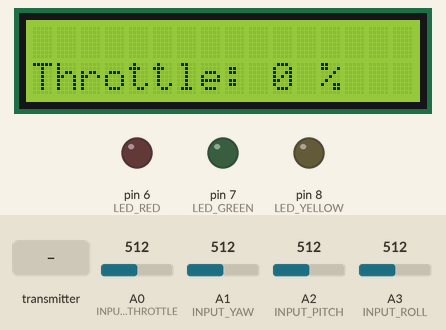
A sketch run on a simulated Arduino Uno, built with avr-gcc and run on an emulated ATmega328P. On the bench: 16×2 character LCD, output pins drawn as LEDs (lit = HIGH). The inputs (shaded band) are chosen by the test bench; at power-on: A0 (INPUT_THROTTLE) = 512, A1 (INPUT_YAW) = 512, A2 (INPUT_PITCH) = 512, A3 (INPUT_ROLL) = 512. No radio packets arrive unless stated.

Above: at 2.2 s.
2.3 s: the transmitter starts sending battery = 0
At 2.8 s:
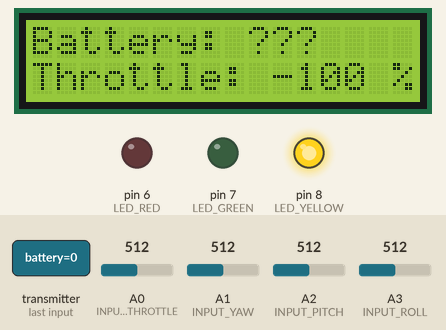
3.8 s: the transmitter starts sending battery = 25
At 4.9 s:
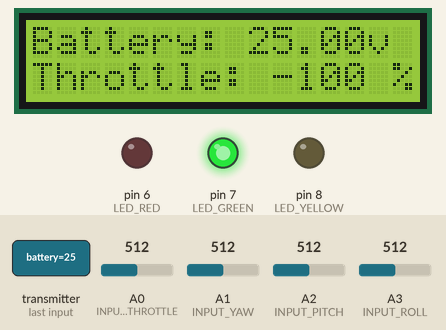
5.3 s: A0 (INPUT_THROTTLE) set to 716
At 5.51 s:
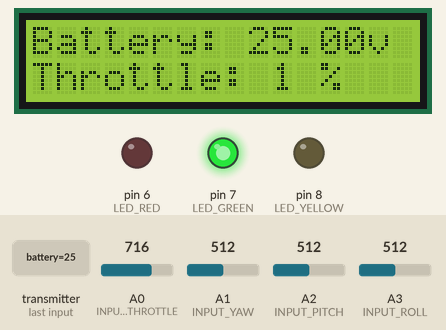
6.8 s: A0 (INPUT_THROTTLE) set to 480
At 6.88 s:
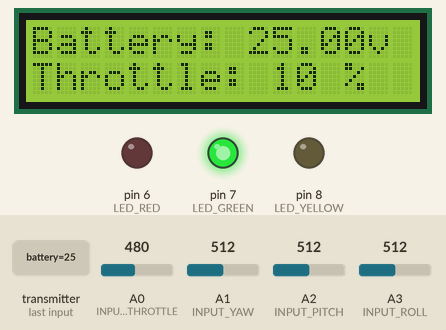
9.8 s: A0 (INPUT_THROTTLE) set to 992
At 10.13 s:
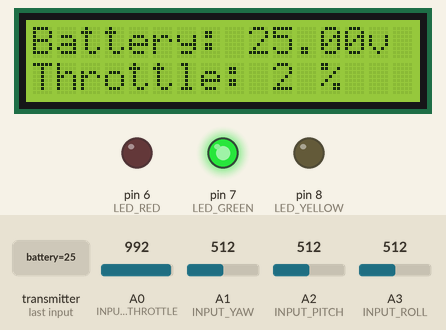
Timing chart, 0 to 12.8 s (numbered marks = the images above; inputs shaded):
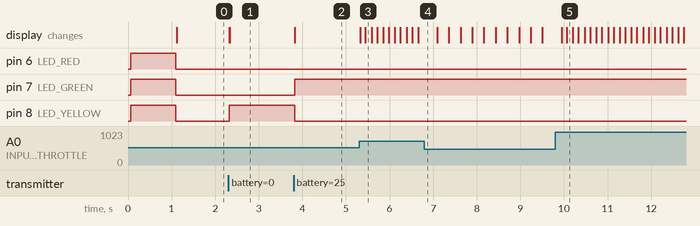

The sketch:

Controller.ino
```cpp
#include <Wire.h>
#include <LiquidCrystal_I2C.h>
#include <SPI.h>
#include <nRF24L01.h>
#include <RF24.h>

// Structs containing radio message structure for both instructions and feedback.
struct instruction {
  int throttle = 1000;
  int yaw = 0;
  int pitch = 0;
  int roll = 0;
} data;

struct drone_feedback {
  float battery = 0.0;
  int  throttle = 0;
} feedback;

#define LED_RED    6
#define LED_YELLOW 8
#define LED_GREEN  7

#define INPUT_THROTTLE A0
#define INPUT_YAW A1
#define INPUT_ROLL A3
#define INPUT_PITCH A2

RF24 radio(9, 10);
LiquidCrystal_I2C lcd(0x27, 16, 2);

// Unique transmitting pipe ids
const uint64_t pipeOut = 0xE8E8F0F0E1LL;
const uint64_t pipeIn  = 0xE7E8F0F0E1LL;

unsigned long currentTime = 0;
bool firstPackageRecieved = false;

// Set controller limits
int pitchLimit = 20; // +- Degress
int rollLimit = 20; // +- Degress
int yawLimit = 180; // +- Degress

/**
   Setup configuration
*/
void setup() {
  // Initialize I2C
  Wire.begin();

  // Initialize LCD display
  lcd.begin();
  lcd.clear();

  // Setup ledpins
  pinMode(LED_RED, OUTPUT);
  pinMode(LED_YELLOW, OUTPUT);
  pinMode(LED_GREEN, OUTPUT);

  // Turn all leds on
  digitalWrite(LED_RED, HIGH);
  digitalWrite(LED_YELLOW, HIGH);
  digitalWrite(LED_GREEN, HIGH);

  lcd.print("Initializing!");
  lcd.setCursor(0,1);

  // Initialize radio communikation (nRF24L01+)
  radio.begin();
  radio.setPALevel(RF24_PA_MAX);
  radio.setAutoAck(false);
  radio.setDataRate(RF24_250KBPS);
  radio.setChannel(108);
  radio.openWritingPipe(pipeOut);
  radio.openReadingPipe(1, pipeIn);
  radio.startListening();

  // Initialized
  lcd.clear();
  lcd.print("Ready!");
  delay(1000);
  lcd.clear();

  // Turn leds off for now.
  digitalWrite(LED_RED, LOW);
  digitalWrite(LED_YELLOW, LOW);
  digitalWrite(LED_GREEN, LOW);
}

/**
   Main program loop
*/
void loop() {
  // Keep track of time
  currentTime = millis();

  // Read user inputs
  readControllerValues();

  // Send instructions to drone
  sendInstructions();

  // Recieve feedback from drone
  checkForDroneFeedback();
}

/**
   Read joystik values and converts them into values that the drone
   understands. Then stores them in the instruction package.

   @return void
*/
void readControllerValues()
{
  int input_yaw   = analogRead(INPUT_YAW);
  int input_pitch = analogRead(INPUT_PITCH);
  int input_roll  = analogRead(INPUT_ROLL);

  data.yaw   = map(input_yaw,   0, 1023,  yawLimit,   -yawLimit);
  data.roll  = map(input_roll, 0, 1023,   rollLimit,  -rollLimit);
  data.pitch = map(input_pitch,  0, 1023, pitchLimit, -pitchLimit);

  if (input_yaw < 530 && input_yaw > 490) {
    data.yaw = 0;
  }

  if (input_roll < 530 && input_roll > 490) {
    data.roll = 0;
  }

  if (input_pitch < 530 && input_pitch > 490) {
    data.pitch = 0;
  }

  int throttle = map(analogRead(INPUT_THROTTLE), 0, 1023, -1000, 1000);
  int throttle_out = 1000;

  if (throttle > 10 || throttle < -10) {

    // Positive throttle
    if (throttle > 10 && throttle < 300) {
      throttle_out = (data.throttle + 1);
    } else if (throttle >= 300 && throttle < 600) {
      throttle_out = (data.throttle + 2);
    } else if (throttle >= 600 && throttle < 1000) {
      throttle_out = (data.throttle + 2);
    } else if (throttle == 1000) {
      throttle_out = (data.throttle + 5);
    }

    // Negative throttle
    if (throttle < -10 && throttle > -300) {
      throttle_out = (data.throttle - 1);
    } else if (throttle <= -300 && throttle > -600) {
      throttle_out = (data.throttle - 2);
    } else if (throttle <= -600 && throttle > -1000) {
      throttle_out = (data.throttle - 2);
    } else if (throttle == -1000) {
      throttle_out = (data.throttle - 5);
    }

    // Check for out of range values.
    if (throttle_out > 2000) {
      throttle_out = 2000;
    } else if (throttle_out < 1000) {
      throttle_out = 1000;
    }

    data.throttle = throttle_out;
  }

  // Write out current throttle level to display
  if (data.throttle < 1100) {
    writeDisply("", "Throttle: " + String(map(data.throttle, 1000, 2000, 0, 100)) + " %   ");
  } else if (data.throttle >= 1100 && data.throttle < 2000) {
    writeDisply("", "Throttle: " + String(map(data.throttle, 1000, 2000, 0, 100)) + " %  ");
  } else {
    writeDisply("", "Throttle: " + String(map(data.throttle, 1000, 2000, 0, 100)) + " % ");
  }
}

/**
   Send instruction package to drone.

   @return void
*/
void sendInstructions()
{
  if (firstPackageRecieved) {
    radio.stopListening();
    radio.write(&data, sizeof(data));
    radio.startListening();
  }
}

/**
   Checks if there are any feedback from the drone, and set it in the feedback object.

   @return void
*/
void checkForDroneFeedback()
{
  if (radio.available()) {
    radio.read(&feedback, sizeof(feedback));
    setBatteryIndikator(feedback.battery);

    // if then controller got restareted or lost connection douing flight,
    // wait to get the drones current throttle back before enabling control again.
    if (!firstPackageRecieved) {
      data.throttle = feedback.throttle;
      firstPackageRecieved = true;
    }
  }
}

/**
   Helper function to write display lines.

   @param l1 Content to write to first line on the display.
   @param l2 Content to write to first second on the display.
   @return void
*/
void writeDisply(String l1, String l2)
{
  if (l1 != "") {
    lcd.setCursor(0, 0);
    lcd.print(l1);
  }

  if (l2 != "") {
    lcd.setCursor(0, 1);
    lcd.print(l2);
  }
}

/**
   Set drone battery level in display

   @param voltage Current battery level in voltage.
   @return void
*/
void setBatteryIndikator(float voltage)
{
  if (voltage < 9) {
    // Battery voltage is at a state where nothing works.
    writeDisply("Battery: ???    ", "");
    digitalWrite(LED_RED, LOW);
    digitalWrite(LED_YELLOW, HIGH);
    digitalWrite(LED_GREEN, LOW);
  } else if (voltage < 14) {
    // Battery voltage is at a state where landing is a good idea
    writeDisply("Battery: " + String(voltage) + "v! ", "");
    digitalWrite(LED_RED, HIGH);
    digitalWrite(LED_YELLOW, LOW);
    digitalWrite(LED_GREEN, LOW);
  } else {
    // Battery voltage is fine and normal flight capability should be espected
    writeDisply("Battery: " + String(voltage) + "v  ", "");
    digitalWrite(LED_RED, LOW);
    digitalWrite(LED_YELLOW, LOW);
    digitalWrite(LED_GREEN, HIGH);
  }
}
```

Measured:
- after the input at 2.3 s, pin 8 (LED_YELLOW): LOW → HIGH at once; the display: first changes at once (image 1 shows a later state)
- after the input at 3.8 s, pin 7 (LED_GREEN): LOW → HIGH at once; pin 8 (LED_YELLOW): HIGH → LOW at once; the display: changes at once (image 2)
- after the input at 5.3 s, the display: first changes at once (image 3 shows a later state)
- after the input at 9.8 s, the display: first changes after 0.14 s (image 5 shows a later state)
